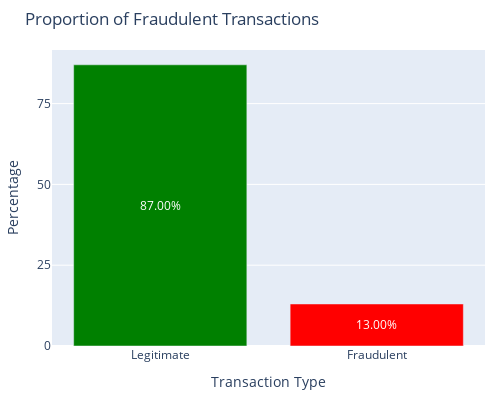

The notebook cell this image was saved under:
### Markdown cell above
### Transaction Fraud Distribution

### Code cell
# Calculate the proportions of fraud vs legitimate transactions
fraud_proportion = transactions['is_fraud'].value_counts(normalize=True).reset_index()
fraud_proportion.columns = ['Transaction Type', 'Percentage']
fraud_proportion['Transaction Type'] = fraud_proportion['Transaction Type'].map({0: 'Legitimate', 1: 'Fraudulent'})  # Mapping the types to string
fraud_proportion['Percentage'] *= 100  # Convert to percentage

# Create a bar chart
fig = px.bar(
    fraud_proportion, 
    x='Transaction Type', 
    y='Percentage',
    text='Percentage',
    title='Proportion of Fraudulent Transactions',
    color='Transaction Type',
    color_discrete_map={'Legitimate': 'green', 'Fraudulent': 'red'}  # Assigning colors
)

fig.update_layout(
    xaxis_title='Transaction Type',
    yaxis_title='Percentage',
    yaxis=dict(tickmode='array', tickvals=[0, 25, 50, 75, 100]), 
    showlegend=False
)

fig.update_traces(
    texttemplate='%{text:.2f}%',
    textposition='inside',
    insidetextanchor='middle' 
)

fig.update_layout(
    width=500, 
    height=400,
    margin=dict(l=15, r=15, t=50, b=20),
)

fig.show()

### Figure 1 — Plotly figure (JSON) as saved in the notebook; plotly's stock layout.template omitted (floating-point values rounded to 4 significant figures)
{"data": [{"alignmentgroup": "True", "hovertemplate": "Transaction Type=%{x}<br>Percentage=%{text}<extra></extra>", "insidetextanchor": "middle", "legendgroup": "Legitimate", "marker": {"color": "green", "pattern": {"shape": ""}}, "name": "Legitimate", "offsetgroup": "Legitimate", "orientation": "v", "showlegend": true, "text": [87], "textposition": "inside", "texttemplate": "%{text:.2f}%", "type": "bar", "x": ["Legitimate"], "xaxis": "x", "y": [87], "yaxis": "y"}, {"alignmentgroup": "True", "hovertemplate": "Transaction Type=%{x}<br>Percentage=%{text}<extra></extra>", "insidetextanchor": "middle", "legendgroup": "Fraudulent", "marker": {"color": "red", "pattern": {"shape": ""}}, "name": "Fraudulent", "offsetgroup": "Fraudulent", "orientation": "v", "showlegend": true, "text": [13], "textposition": "inside", "texttemplate": "%{text:.2f}%", "type": "bar", "x": ["Fraudulent"], "xaxis": "x", "y": [13], "yaxis": "y"}], "layout": {"barmode": "relative", "height": 400, "legend": {"title": {"text": "Transaction Type"}, "tracegroupgap": 0}, "margin": {"b": 20, "l": 15, "r": 15, "t": 50}, "showlegend": false, "title": {"text": "Proportion of Fraudulent Transactions"}, "width": 500, "xaxis": {"anchor": "y", "categoryarray": ["Legitimate", "Fraudulent"], "categoryorder": "array", "domain": [0, 1], "title": {"text": "Transaction Type"}}, "yaxis": {"anchor": "x", "domain": [0, 1], "tickmode": "array", "tickvals": [0, 25, 50, 75, 100], "title": {"text": "Percentage"}}}}
